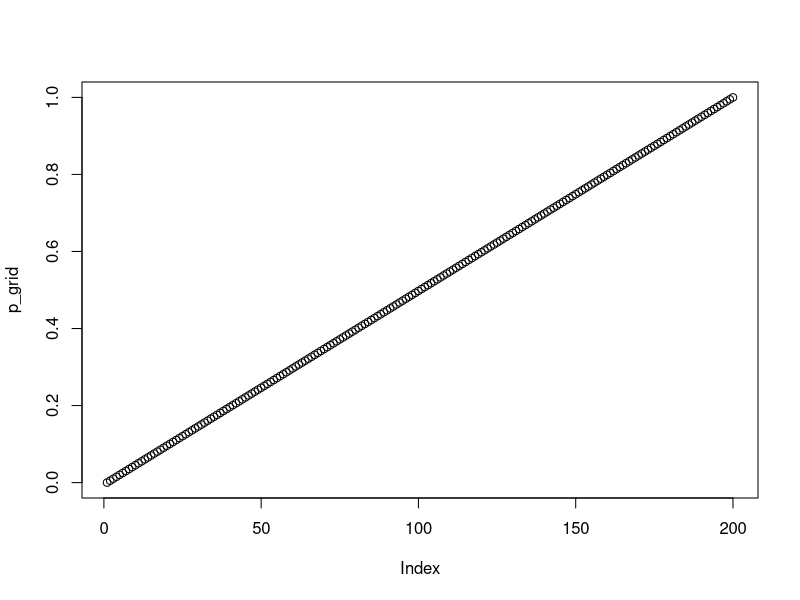
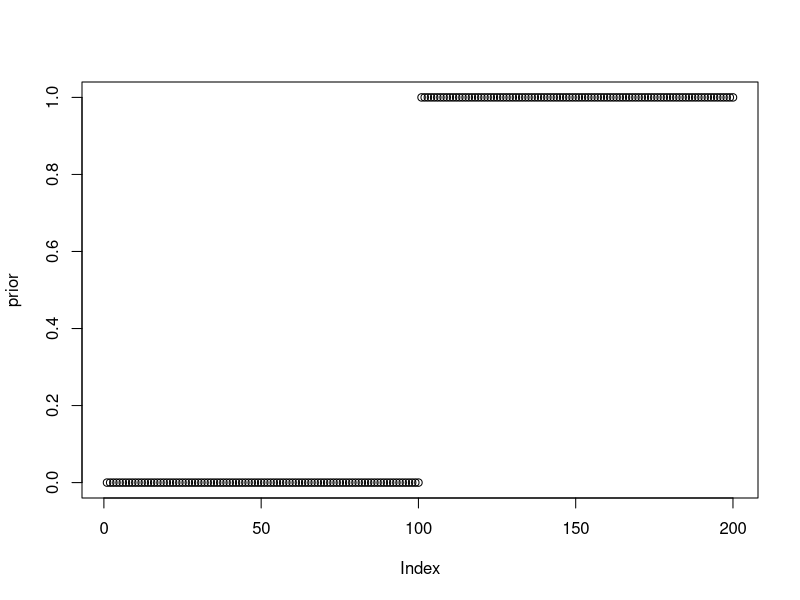
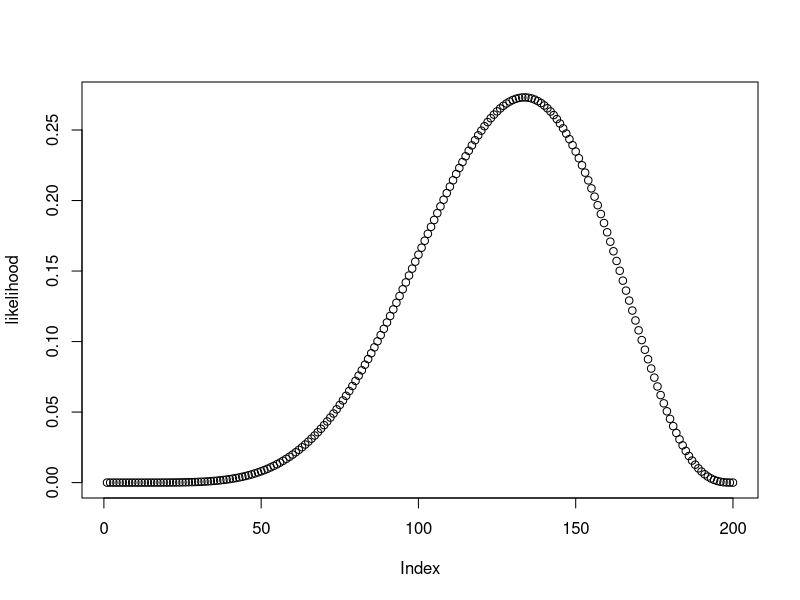
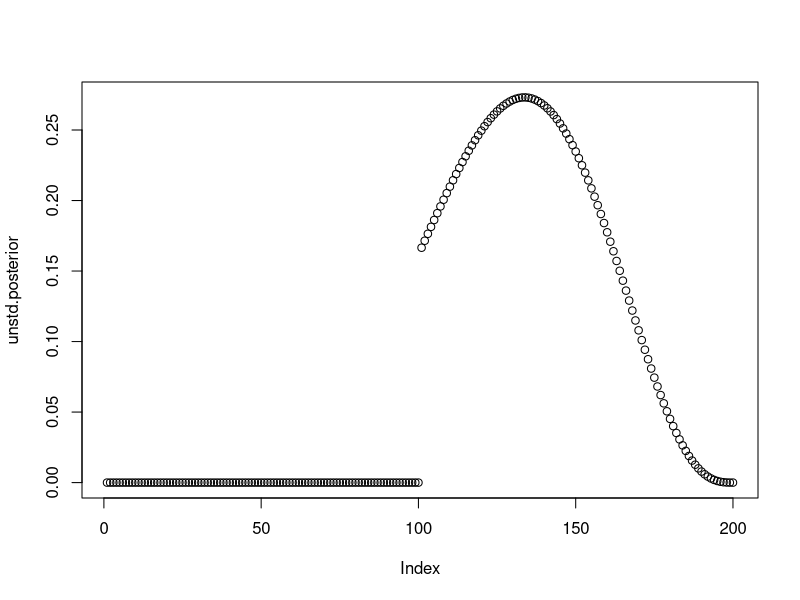
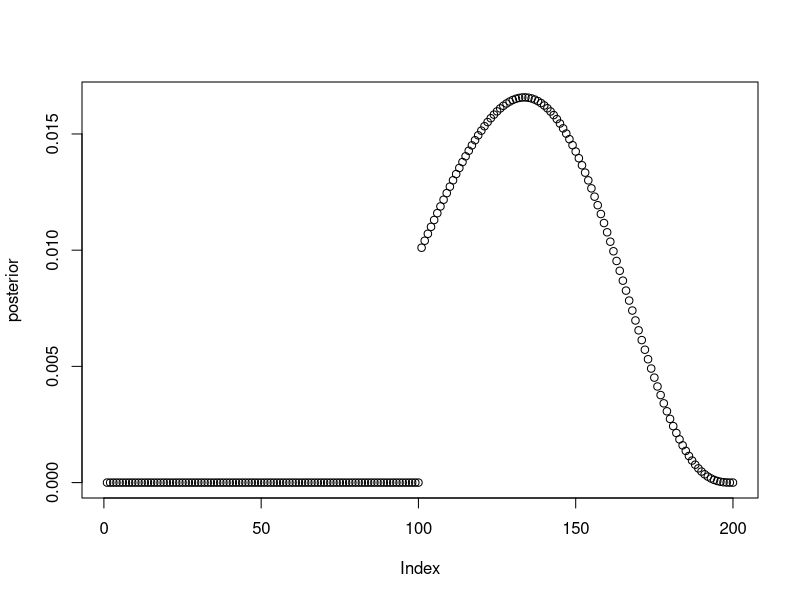

Here is the R script that generated these plots, in order:
# Grid approximation - Bayesian updating
p_grid <- seq(from=0, to=1, length.out=200)

plot(p_grid)

prior <- rep(1, 200)

# step function prior
prior <- ifelse( p_grid < 0.5 , 0 , 1 )
# prior <- exp( -5*abs( p_grid - 0.5 ) )

plot(prior)

likelihood <- dbinom(6, size=9, prob=p_grid)

plot(likelihood)

# Pr(6 water 3 land|p)Pr(p) where p is assigned from the p_grid
# (Pr(p) - unconditioned probability of p; prior)
unstd.posterior <- likelihood * prior

# unstandardised posterior is == likelihood because the prior is uniformly distributed (just a bunch of 1s)
# It doesn't change the shape of the likelihood
plot(unstd.posterior)

# When we multiply the likelihood and the prior, we obtain the unstandardized posterior distribution.
# However, this distribution might not sum up to 1, meaning it's not a proper probability distribution.
# Normalizing it ensures that it sums up to 1, making it a valid probability distribution.



posterior <- unstd.posterior / sum(unstd.posterior)

plot(posterior)


